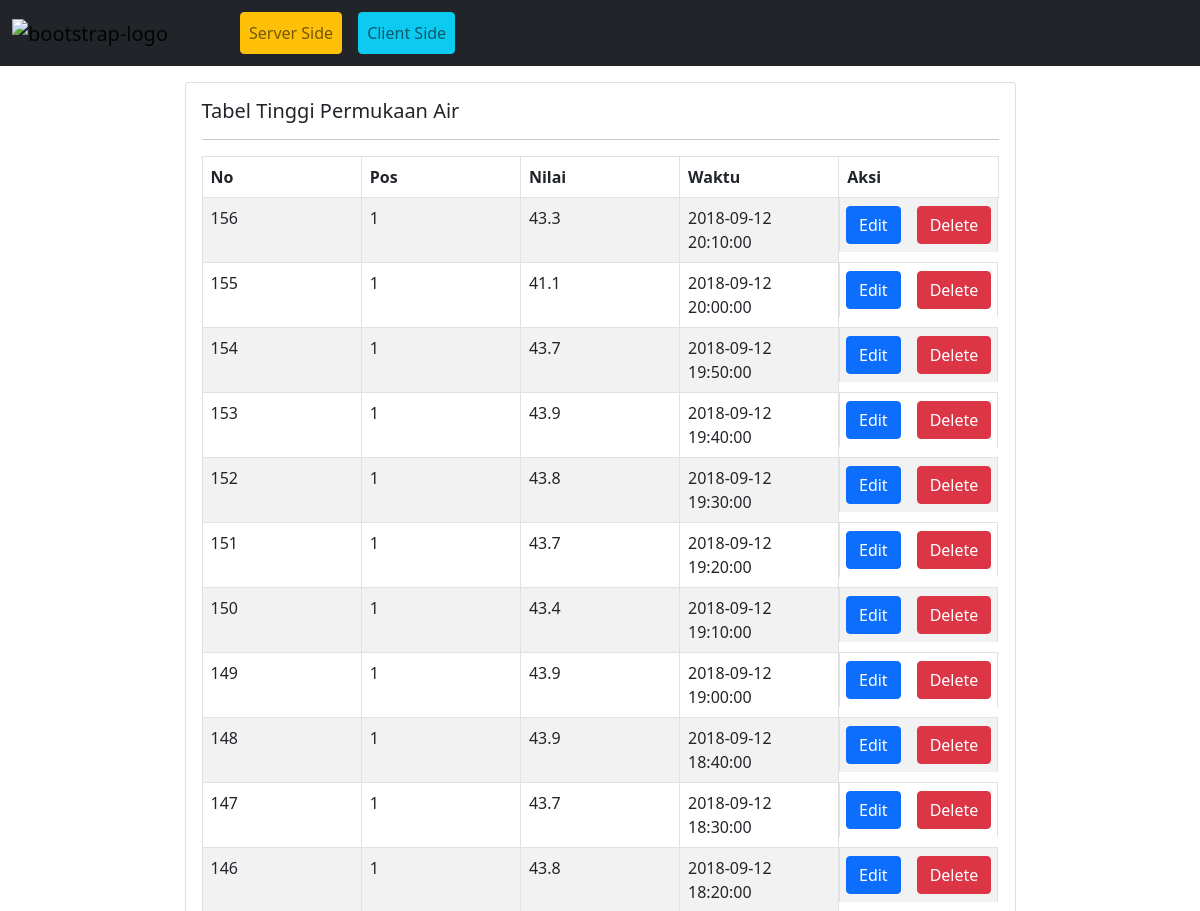
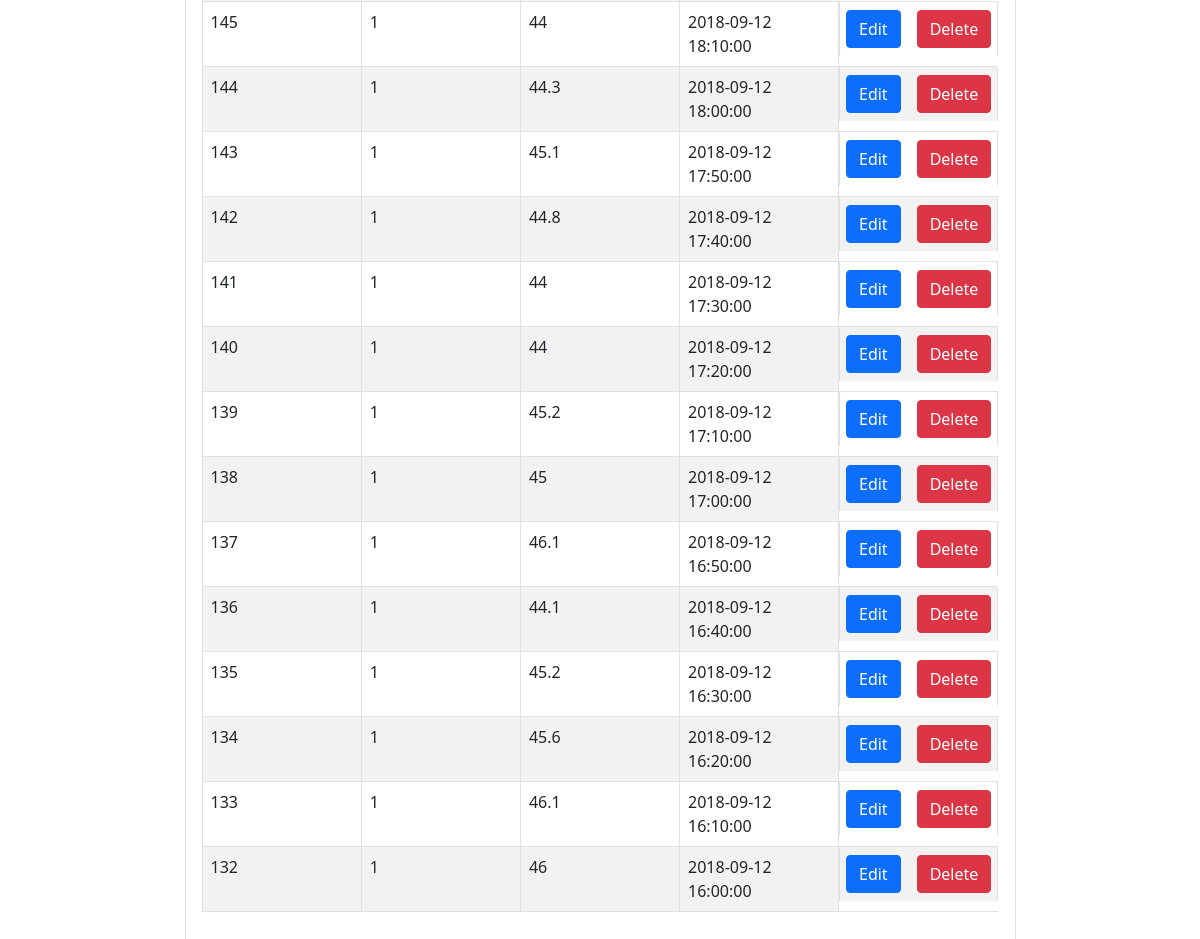
The app's page /datatables/index.php with its own data (2 pictures, top to bottom).
### tables this page shows
CREATE TABLE `tma` (
  `id_tma` int(20) NOT NULL,
  `id_pos` int(3) NOT NULL,
  `nilai` double NOT NULL,
  `waktu` datetime NOT NULL
);

### datatables/index.php (the view, shortened to what this page needs)
<!DOCTYPE html>
<html lang="en">
<head>
    <link href="https://cdn.jsdelivr.net/npm/bootstrap@5.0.1/dist/css/bootstrap.min.css" rel="stylesheet">
    <link href="https://cdn.jsdelivr.net/npm/simple-datatables@latest/dist/style.css" rel="stylesheet" type="text/css">
</head>
<body>
    <nav class="navbar navbar-expand-lg navbar-light bg-dark">
        <div class="container-fluid">
            <a class="navbar-brand" href="#">
                <img src="https://getbootstrap.com/docs/5.0/assets/brand/bootstrap-logo.svg" alt="bootstrap-logo" width="60" height="48">
            </a>
            <div class="collapse navbar-collapse justify-content-center" id="navbarNav" style="justify-content: center;">
                <ul class="navbar-nav me-auto mb-2 mb-lg-0 mx-5 py-1">
                    <li class="nav-item">
                        <a class="nav-link btn btn-warning mx-2" href="./serverside.php">Server Side</a>
                    </li>
                    <li class="nav-item">
                        <a class="nav-link btn btn-info mx-2" href="./index.php">Client Side</a>
                    </li>
                </ul>
            </div>
        </div>
    </nav>
    <main>
        <div class="container mt-3">
            <div class="row d-flex justify-content-center">
                <div class="col-sm-9">
                    <div class="card">
                        <div class="card-body">
                            <h5 class="card-title">Tabel Tinggi Permukaan Air</h5>
                            <hr>
                            <table id="tabel-data" class="table table-striped table-bordered" style="table-layout: fixed;">
                                <thead>
                                    <tr>
                                        <th>No</th>
                                        <th>Pos</th>
                                        <th>Nilai</th>
                                        <th>Waktu</th>
                                        <th>Aksi</th>
                                    </tr>
                                </thead>
                                <tbody>
                                    <?php
                                    include('./koneksi.php');
                                    $tma = mysqli_query($conn, "SELECT * FROM tma ORDER BY waktu DESC");
                                    if (mysqli_num_rows($tma) == 0) {
                                        die("Fetching Data Error    : " . mysqli_error($conn));
                                    } else {
                                        while ($data = mysqli_fetch_assoc($tma)) {
                                    ?>
                                            <tr>
                                                <td><?= $data['id_tma']; ?></td>
                                                <td><?= $data['id_pos']; ?></td>
                                                <td><?= $data['nilai']; ?></td>
                                                <td><?= $data['waktu']; ?></td>
                                                <td style="display:flex; align-items:center; justify-content: center;">
                                                    <button class="btn btn-primary mx-2">Edit</button>
                                                    <button class="btn btn-danger mx-2">Delete</button>
                                                </td>
                                            </tr>
                                    <?php
                                        }
                                    }
                                    ?>
                                </tbody>
                            </table>
                        </div>
                    </div>
                </div>
            </div>
        </div>
    </main>
</body>
</html>

### records on screen
tma: id_tma "156", id_pos "1", nilai "43.3", waktu "2018-09-12 20:10:00"
tma: id_tma "155", id_pos "1", nilai "41.1", waktu "2018-09-12 20:00:00"
tma: id_tma "154", id_pos "1", nilai "43.7", waktu "2018-09-12 19:50:00"
tma: id_tma "153", id_pos "1", nilai "43.9", waktu "2018-09-12 19:40:00"
tma: id_tma "152", id_pos "1", nilai "43.8", waktu "2018-09-12 19:30:00"
tma: id_tma "151", id_pos "1", nilai "43.7", waktu "2018-09-12 19:20:00"
tma: id_tma "150", id_pos "1", nilai "43.4", waktu "2018-09-12 19:10:00"
tma: id_tma "149", id_pos "1", nilai "43.9", waktu "2018-09-12 19:00:00"
tma: id_tma "148", id_pos "1", nilai "43.9", waktu "2018-09-12 18:40:00"
tma: id_tma "147", id_pos "1", nilai "43.7", waktu "2018-09-12 18:30:00"
tma: id_tma "146", id_pos "1", nilai "43.8", waktu "2018-09-12 18:20:00"
tma: id_tma "145", id_pos "1", nilai "44", waktu "2018-09-12 18:10:00"
tma: id_tma "144", id_pos "1", nilai "44.3", waktu "2018-09-12 18:00:00"
tma: id_tma "143", id_pos "1", nilai "45.1", waktu "2018-09-12 17:50:00"
tma: id_tma "142", id_pos "1", nilai "44.8", waktu "2018-09-12 17:40:00"
tma: id_tma "141", id_pos "1", nilai "44", waktu "2018-09-12 17:30:00"
tma: id_tma "140", id_pos "1", nilai "44", waktu "2018-09-12 17:20:00"
tma: id_tma "139", id_pos "1", nilai "45.2", waktu "2018-09-12 17:10:00"
tma: id_tma "138", id_pos "1", nilai "45", waktu "2018-09-12 17:00:00"
tma: id_tma "137", id_pos "1", nilai "46.1", waktu "2018-09-12 16:50:00"
tma: id_tma "136", id_pos "1", nilai "44.1", waktu "2018-09-12 16:40:00"
tma: id_tma "135", id_pos "1", nilai "45.2", waktu "2018-09-12 16:30:00"
tma: id_tma "134", id_pos "1", nilai "45.6", waktu "2018-09-12 16:20:00"
tma: id_tma "133", id_pos "1", nilai "46.1", waktu "2018-09-12 16:10:00"
tma: id_tma "132", id_pos "1", nilai "46", waktu "2018-09-12 16:00:00"
